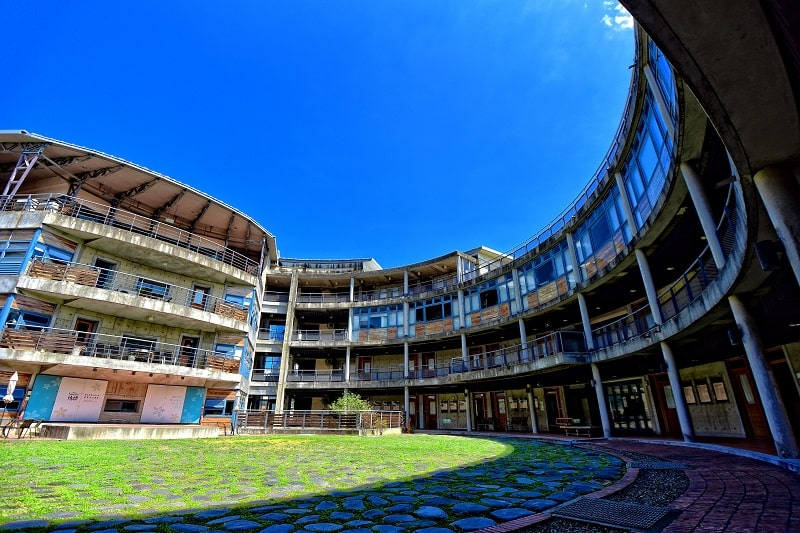
%> input picture Lab02/input.jpg, 800 x 533 px
$ octave Lab2_p23_110550143.m   (GNU Octave 9; MATLAB toolbox functions it lacks are replaced by stand-ins)
%> lines starting %> are read from the running program, lines starting %| are printed output that depends on the picture
clc;

fprintf('Practice 2\n');

% Step 1 -> Change it into gray scale
IM = rgb2gray( imread( 'input.jpg' ) ); %same file with this file
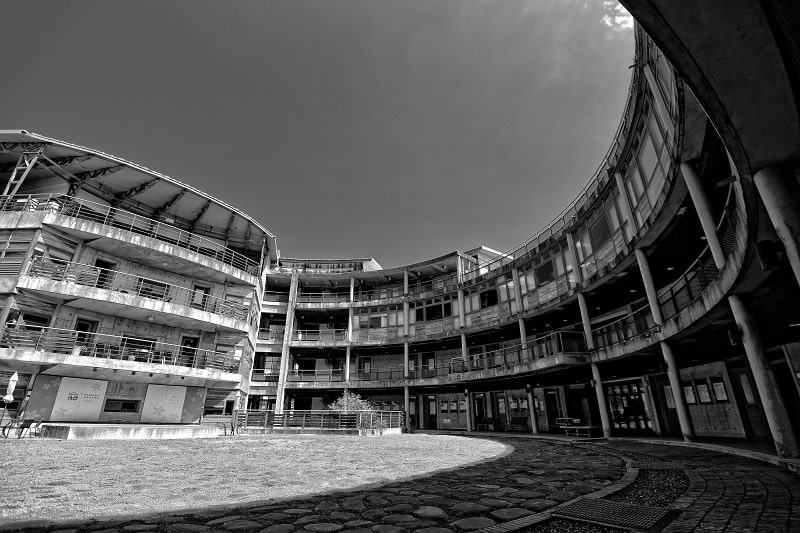
%> IM: size 533x800 uint8; min 0, max 255, mean 85.8
figure;
imshow(IM);

% Step 2 -> Allocate a vector of size 256 to store the histogram, as the pixel values are 0~255.
his = zeros(1, 256); %need to start from 1
for i = 0:255
    his(i+1) = sum(IM(:)==i);
end
%> after the loop, his = 256 values, max 11716 at index 2, min 136 at index 234, mean 1665.6

% Step 3 -> Show what you calculate above
figure; % so it will not disapear
bar(0:255, his);
title('Calculate histogram');
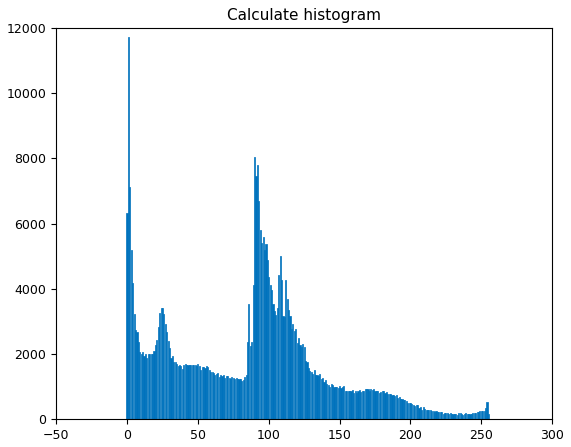
%> figure redrawn from the program's plot data; tallest bar 11716 high, from x = 0.6 to 1.4

% Step 4 -> imhist(IM, 256)
figure;
imhist(IM, 256);
title('IMhist histogram');
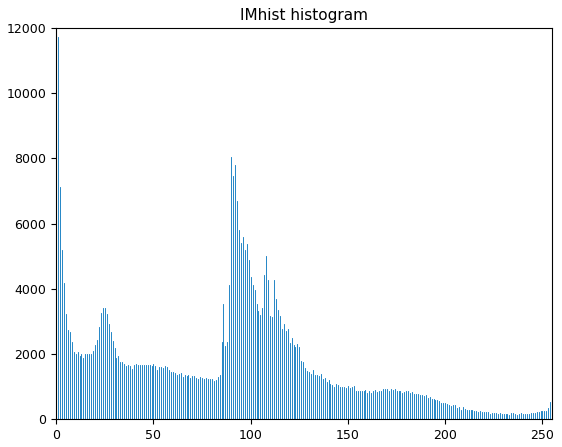
%> figure redrawn from the program's plot data; highest point at x = 1, y = 11716

% Step 5 -> Compare
diff = his' - imhist(IM, 256);
%> diff = 256 values from 0 to 0
figure;
bar(0:255, diff);
title('Compare (cal-imhist)');
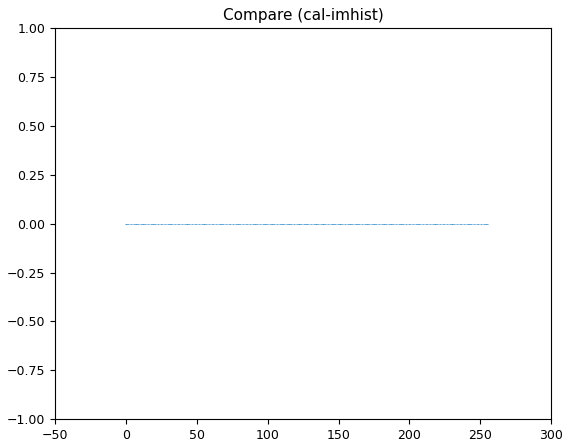
%> figure redrawn from the program's plot data

clc;
fprintf('Practice 3\n');

% Step 1 -> normalize the histogram
% N = normalize(his);
N = his/sum(his);
%> N = 256 values, max 0.0275 at index 2, min 0.000319 at index 234, mean 0.00391

% Step 2 -> compute w in one statement by using cumsum on H.
CDF = cumsum(N);
%> CDF = 256 values from 0.0148 to 1

% Step 3 -> computes a mapping of pixel values
w = uint8( CDF * 255 );
%> w = 256 values from 4 to 255

% Step 4 -> apply the mapping to the image in one statement
IMM = w(double(IM)+1);
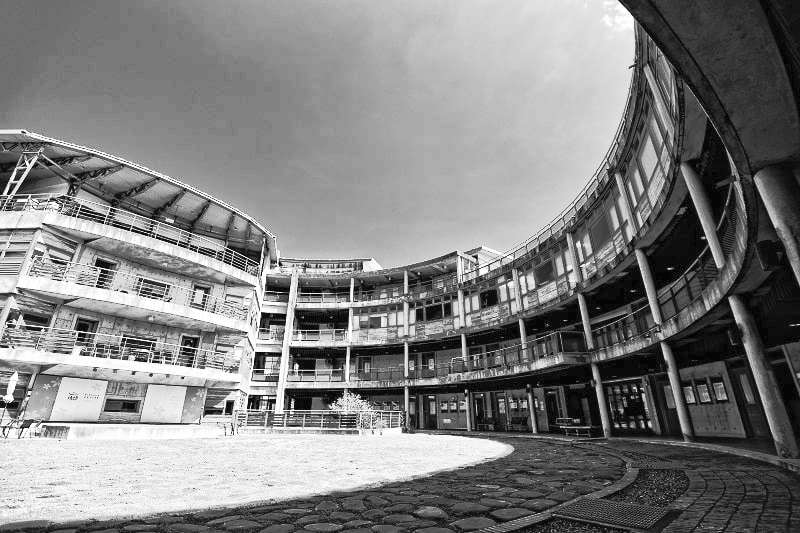
%> IMM: size 533x800 uint8; min 4, max 255, mean 128.5
figure;
imshow(IMM);
title('contrast-adjusted images');

figure;
imshow(IM);
title('original');
